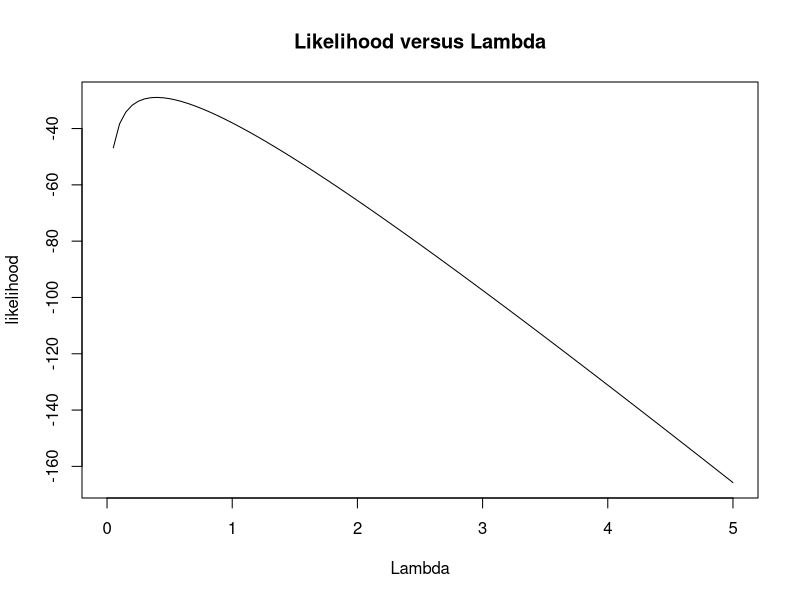

This figure's R source:
## ---- chunk 1
knitr::opts_chunk$set(echo = TRUE)
## ---- chunk 2
times = c(2.65871285, 8.34273228, 5.09845548, 7.15064545,
          0.39974647, 0.77206050, 5.43415199, 0.36422211,
          3.30789126, 0.07621921, 2.13375997, 0.06577856,
          1.73557740, 0.16524304, 0.27652044)
## ---- chunk 3
likelihood=function(l){
  length(times)*log(l)-l*sum(times)
}
lambda=seq(0,5,.01)
plot(likelihood,lambda,xlim=c(0,5),xlab='Lambda',main="Likelihood versus Lambda")

optimize(likelihood,interval=c(0,5), maximum=T)

length(times)/sum(times)

